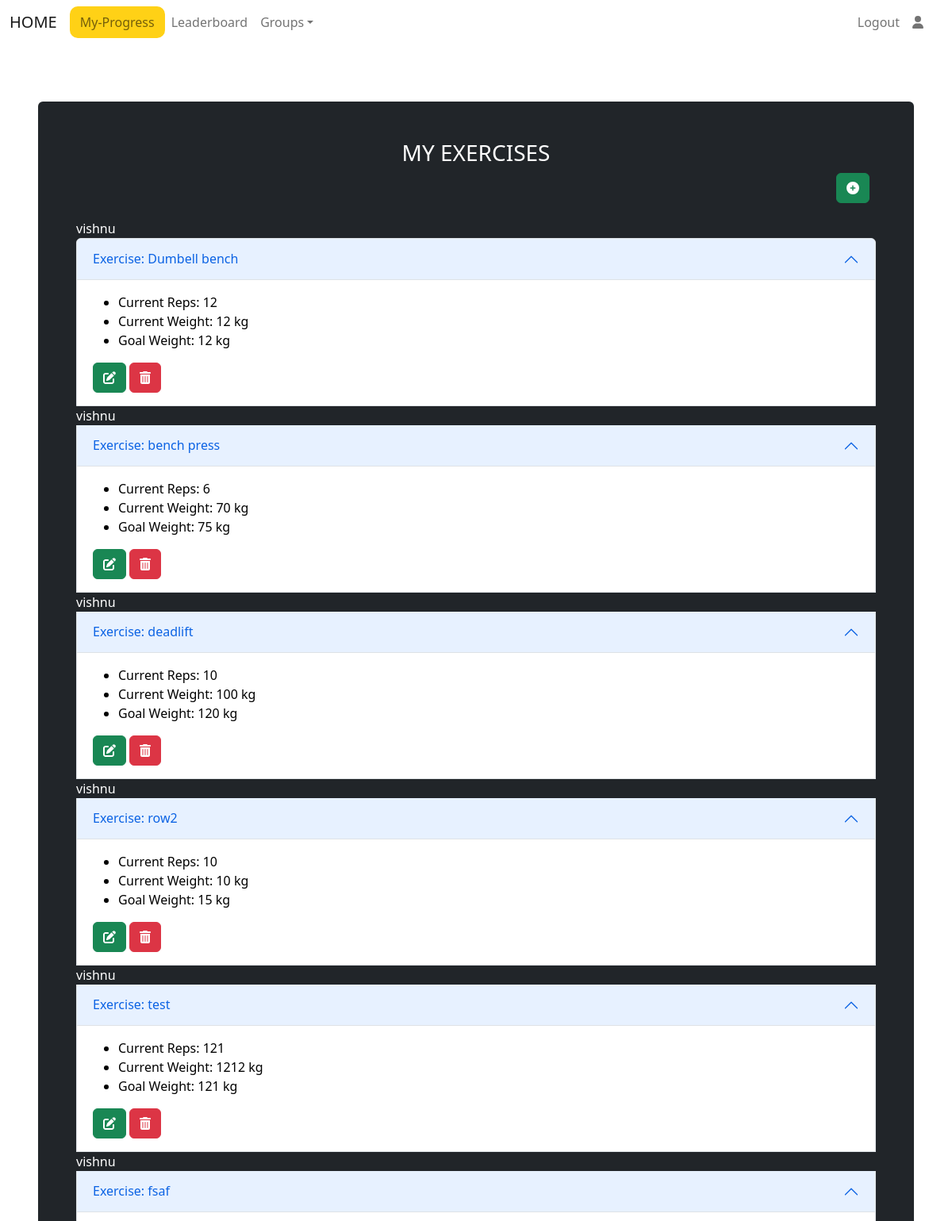
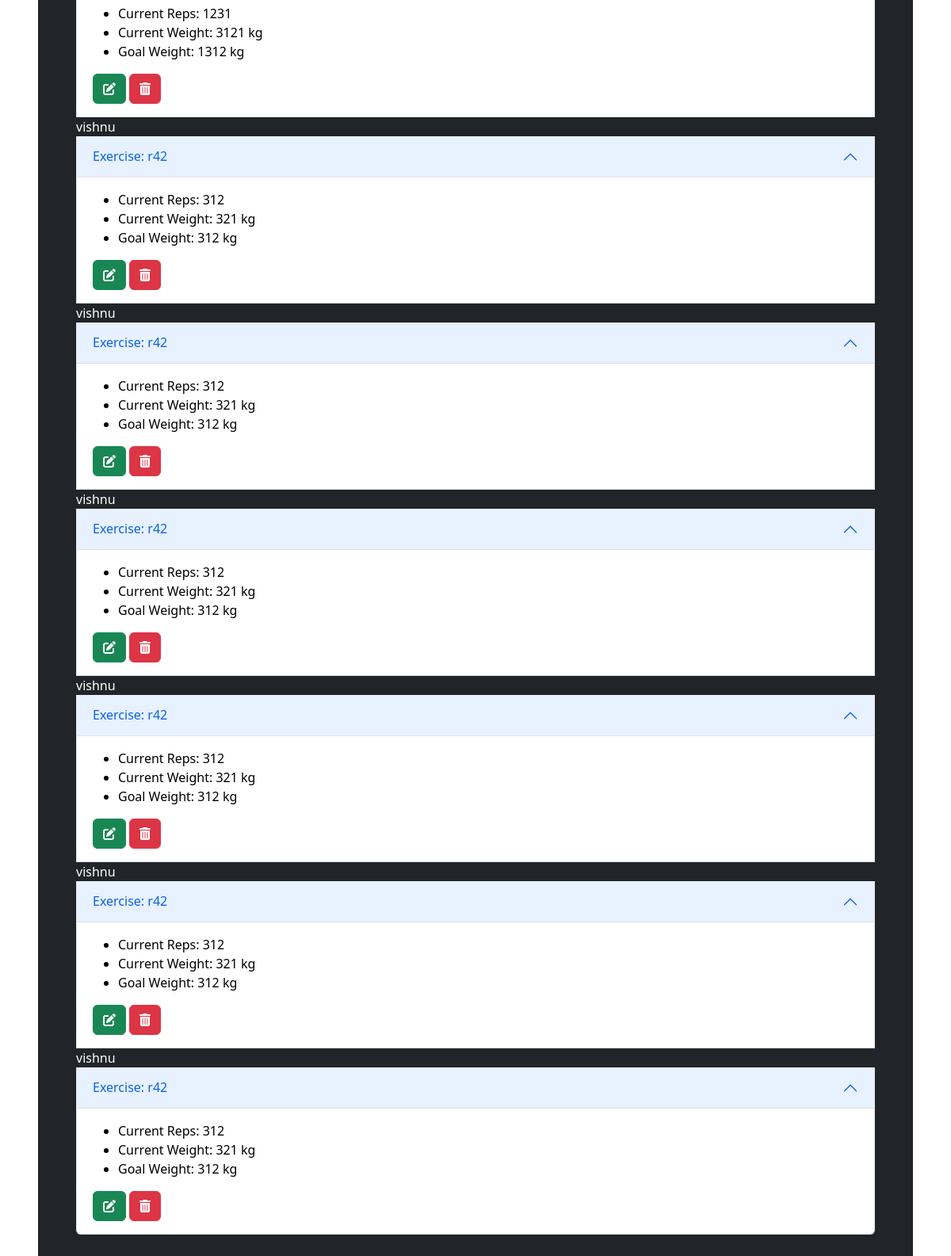
The page /progress/ (signed in) on the database as committed earlier (2 pictures, top to bottom).
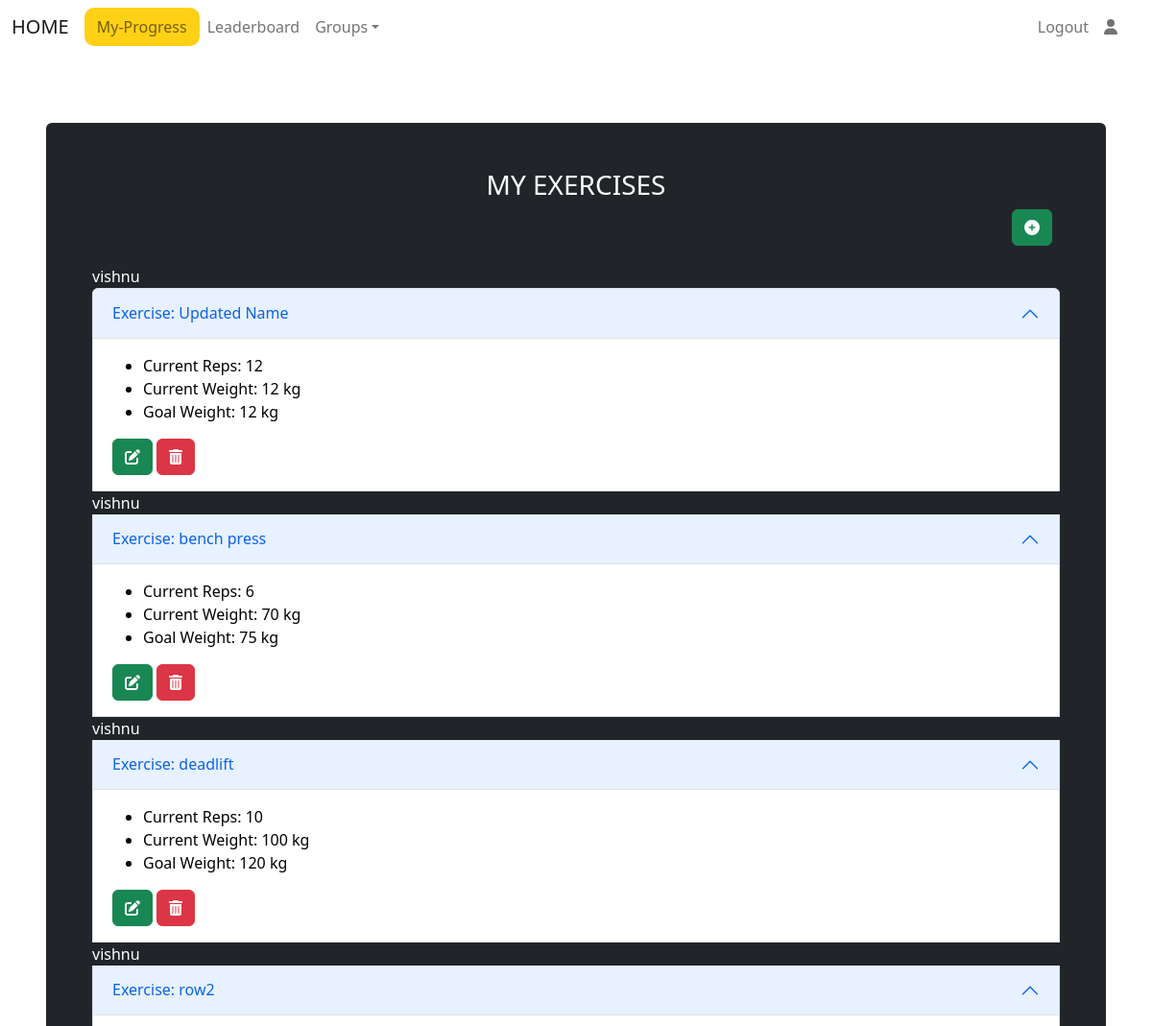
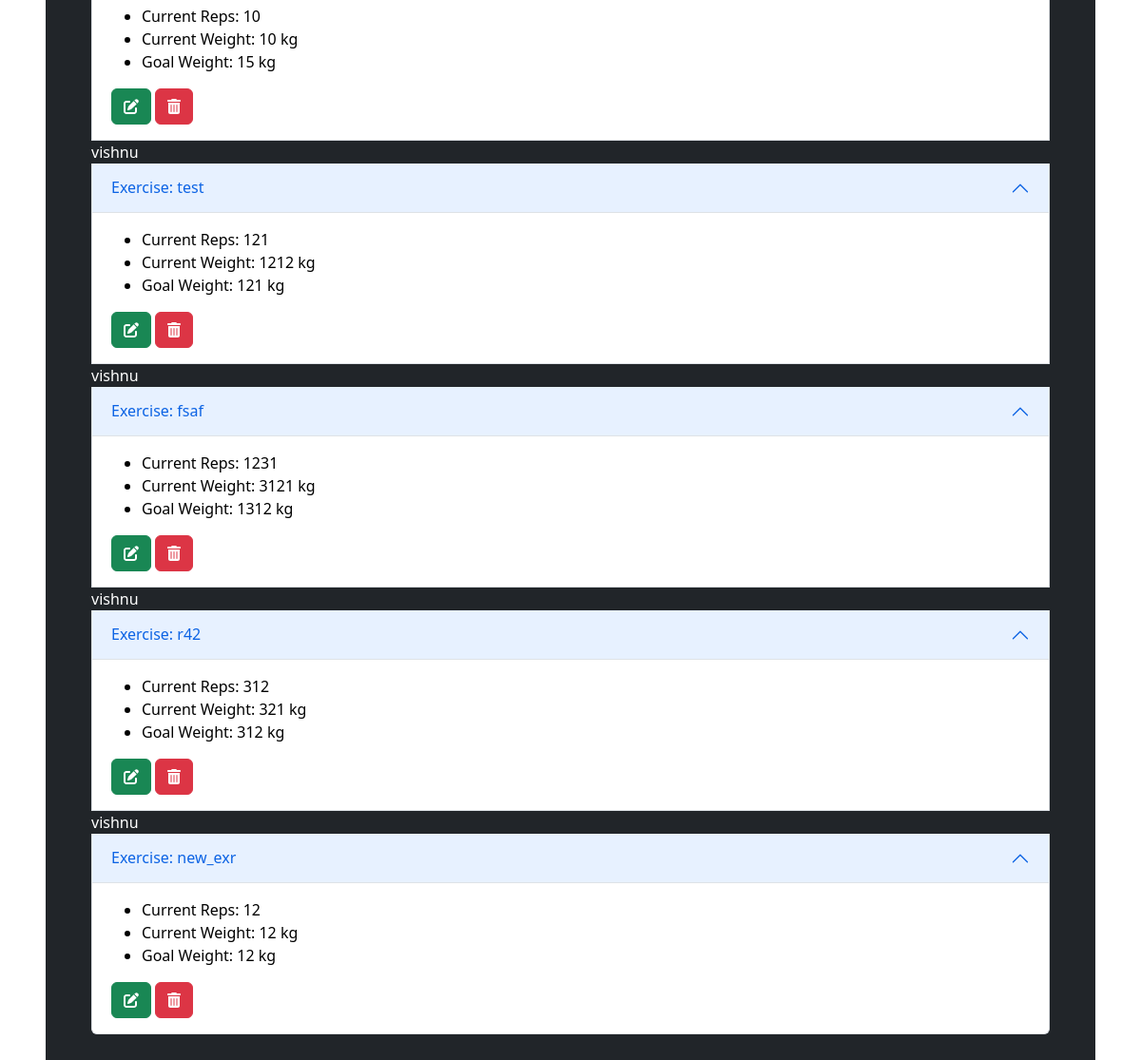
The same page on the database as committed later (2 pictures, top to bottom).
### my_progress/models.py (models this page shows, shortened)
class Exercise(models.Model):
    user = models.ForeignKey(User,null=True,on_delete= models.CASCADE)
    exercise_name = models.CharField(max_length=256)
    current_weight = models.IntegerField()
    goal_weight = models.IntegerField()
    rep_count = models.IntegerField()

### my_progress/views.py (the view)
# urls.py: path('',views.ExerciseListView.as_view(),name = "Info"),
class ExerciseListView(ListView):
    model = Exercise
    paginate_by: 10
    context_object_name = "exercises"
    def get_queryset(self):
        return Exercise.objects.filter(user=self.request.user)

### my_progress/templates/my_progress/exercise_list.html
{% extends "main_page/navbar.html" %}
{% block body_block %}
<div class="mt-5 me-5 ms-5 p-5 bg-dark text-white rounded">
    <div style="text-align:center;width: 100%;">
            <h3>MY EXERCISES</h3>
            <div style="padding-left:95%;height:10px;width: 10px;">
                <a href="{% url 'my_progress:Add'  %}" class="btn btn-success" ><i class="fa-solid fa-circle-plus"></i></a>
            </div>
    </div>
    <br><br>
    <div class="accordion">
        {% for exercise in exercises %}
        {{exercise.user}}
        <div class="accordion-item">
            <h2 class="accordion-header" id="heading{{forloop.counter}}">
              <button class="accordion-button" type="button" data-bs-toggle="collapse" data-bs-target="#collapse{{forloop.counter}}" aria-expanded="true" aria-controls="collapse{{forloop.counter}}">
                Exercise: {{exercise.exercise_name}}
              </button>
            </h2>
            <div id="collapse{{forloop.counter}}" class="accordion-collapse collapse show" aria-labelledby="heading{{forloop.counter}}" data-bs-parent="#accordionExample">
              <div class="accordion-body">
                    <ul class="form">
                        <li>
                            Current Reps: {{ exercise.rep_count}}
                        </li>
                        <li>
                            Current Weight: {{ exercise.current_weight}} kg
                        </li>
                        <li>
                            Goal Weight: {{ exercise.goal_weight }} kg
                        </li>
                    </ul>
                    <a class=" ml-5 btn btn-success" href="{% url 'my_progress:Update' exercise.id %}"> <i class="fas fa-edit pl-3"></i> </a>
                    <a class="btn btn-danger ml-5" href="delete/{{exercise.id}}"> <i class="fa-solid fa-trash-can pl-3"></i> </a>
              </div>
            </div>
        </div>
        {% endfor %}
    </div>
</div>
{% endblock %}

### main_page/templates/main_page/navbar.html (shortened to what this page needs)
{% load static %}
<!DOCTYPE html>
<html lang="en">
<head>
    <link href="https://cdn.jsdelivr.net/npm/bootstrap@5.2.0/dist/css/bootstrap.min.css" rel="stylesheet">
</head>
<body>
    <nav class="navbar navbar-expand-sm fixed-top bg-white">
        <div class="container-fluid">
            {% url 'main_page:Main' user.username as url1 %}
            <a class="navbar-brand" href="{% url 'main_page:Main' user.username %}" {% if request.path == url1 %} style="background-color:#ffd116;border-radius: 10px;width:70px;text-align: center;" {%endif%} >HOME</a>
            <ul class="navbar-nav me-auto">
                {% url 'my_progress:Info'  as url1 %}
                {% url 'my_progress:Add' as url2 %}
                {% url 'my_progress:Update' as url3 %}
                <li class="nav-item">
                    <a class="nav-link" href="{% url 'my_progress:Info'  %}" {% if request.path == url1 or request.path == url2 or request.path == url3 %} style="background-color:#ffd116;border-radius: 10px;width:120px;text-align: center;" {%endif%}>My-Progress</a>
                </li>
                {% url 'leaderboard:Leaderboard' as url1 %}
                <li class="nav-item">
                    <a class="nav-link" href="{% url 'leaderboard:Leaderboard' %}" {% if request.path == url1 %} style="background-color:#ffd116;border-radius: 10px;width:120px;text-align: center;" {%endif%}>Leaderboard</a>
                </li>
                <li class="nav-item dropdown">
                    <a class="nav-link dropdown-toggle" id="groups_dropdown" href="" role="button" data-bs-toggle="dropdown" aria-expanded="false">Groups</a>
                        {% url '' as url1 %}
                </li>
            </ul>
            <ul class="navbar-nav me-3">
                {% if user.is_authenticated %}
                    <li class="navbar-item" style="color:white">
                        <a class="nav-link" href="{% url 'main_page:Logout' %}">
                            Logout
                        </a>
                    </li>
                {% else %}
                <li class="navbar-item" style="color:white">
                    <a class="nav-link" href="">
                        Login
                    </a>
                </li>
                {% endif %}
                <li class="nav-item ">
                    <a class="nav-link" href=""><i class="fa fa-user" aria-hidden="true"></i></a>
                </li>
            </ul>
        </div>
    </nav>
    <br><br>
    <div class="navbar me-3">
    </div>
    <div class="pt-3">
        {% block body_block %}
        {% endblock %}
    </div>
</body>
</html>

Rows that differ between the two databases and show on the page:
removed Exercise: user "vishnu", exercise_name "r42", rep_count "312", current_weight "321", goal_weight "312"
removed Exercise: user "vishnu", exercise_name "r42", rep_count "312", current_weight "321", goal_weight "312"
removed Exercise: user "vishnu", exercise_name "r42", rep_count "312", current_weight "321", goal_weight "312"
removed Exercise: user "vishnu", exercise_name "r42", rep_count "312", current_weight "321", goal_weight "312"
removed Exercise: user "vishnu", exercise_name "r42", rep_count "312", current_weight "321", goal_weight "312"
changed Exercise: exercise_name "Dumbell bench" → "Updated Name"
added Exercise: user "vishnu", exercise_name "new_exr", rep_count "12", current_weight "12", goal_weight "12"
